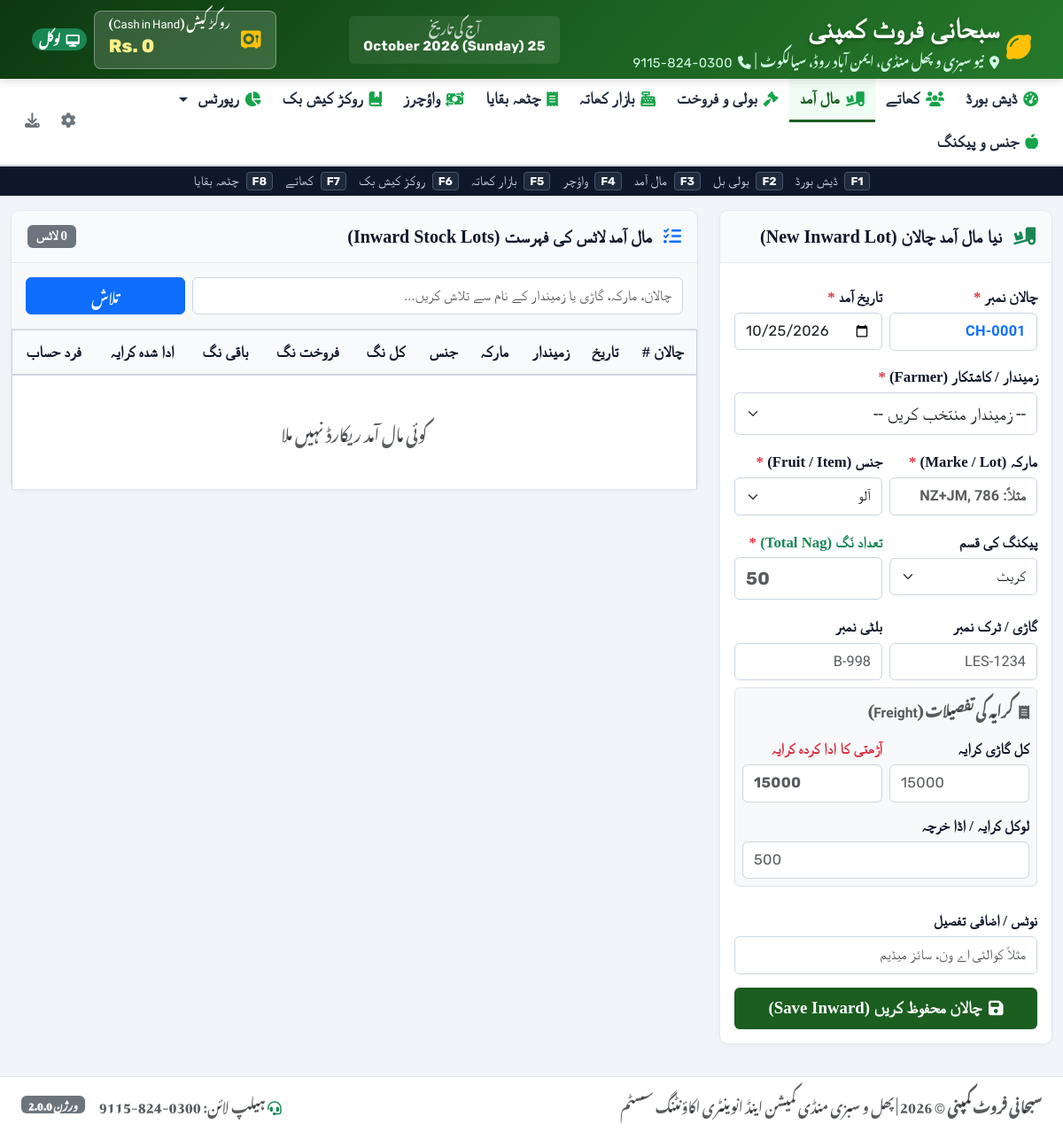
Screenshot of /maal_amad.php with the database file from the repository.
### tables this page shows
CREATE TABLE `settings` (
  `id` int(11) NOT NULL AUTO_INCREMENT,
  `shop_name` varchar(255) NOT NULL DEFAULT 'سبحانی فروٹ کمپنی',
  `shop_subheading` varchar(255) NOT NULL DEFAULT 'فروٹ کمیشن ایجنٹ',
  `mandi_name` varchar(255) NOT NULL DEFAULT 'نیو سبزی و پھل منڈی',
  `city` varchar(100) NOT NULL DEFAULT 'سیالکوٹ',
  `address` text DEFAULT NULL,
  `phone` varchar(100) NOT NULL DEFAULT '0300-824-9115',
  `phone2` varchar(100) DEFAULT NULL,
  `default_commission_rate` decimal(5,2) NOT NULL DEFAULT 6.00,
  `default_mazdoori_per_nag` decimal(10,2) NOT NULL DEFAULT 10.00,
  `default_market_fee_percent` decimal(5,2) NOT NULL DEFAULT 1.00,
  `default_munshiana_per_bill` decimal(10,2) NOT NULL DEFAULT 20.00,
  `whatsapp_country_code` varchar(10) NOT NULL DEFAULT '92',
  `created_at` timestamp NOT NULL DEFAULT current_timestamp(),
  `updated_at` timestamp NOT NULL DEFAULT current_timestamp() ON UPDATE current_timestamp(),
  PRIMARY KEY (`id`)
);

### maal_amad.php (the view, shortened to what the rows shown need)
<?php
require_once __DIR__ . '/functions.php';
require_once __DIR__ . '/includes/header.php';
?>
<div class="row g-4">
    <div class="col-12 col-xl-8">
        <div class="card-custom">
            <div class="table-responsive">
                <table class="table table-mandi table-hover align-middle">
                    <thead>
                        <tr>
                            <th>چالان #</th>
                            <th>تاریخ</th>
                            <th>زمیندار</th>
                            <th>مارکہ</th>
                            <th>جنس</th>
                            <th>کل نگ</th>
                            <th>فروخت نگ</th>
                            <th>باقی نگ</th>
                            <th>ادا شدہ کرایہ</th>
                            <th>فرد حساب</th>
                        </tr>
                    </thead>
                </table>
            </div>
        </div>
    </div>
</div>
<?php require_once __DIR__ . '/includes/footer.php'; ?>

### includes/header.php (shortened to what the rows shown need)
<?php
require_once __DIR__ . '/../functions.php';
$settings = get_settings();
?>
<!DOCTYPE html>
<html lang="ur" dir="rtl">
<head>
    <link rel="stylesheet" href="https://cdn.jsdelivr.net/npm/bootstrap@5.3.2/dist/css/bootstrap.rtl.min.css">
    <link rel="stylesheet" href="https://cdnjs.cloudflare.com/ajax/libs/font-awesome/6.5.1/css/all.min.css">
</head>
<body>
<header class="top-navbar no-print">
    <div class="container-fluid d-flex flex-wrap align-items-center justify-content-between gap-2">
        <div class="d-flex align-items-center gap-2">
            <div>
                <h1 class="shop-title"><?= htmlspecialchars($settings['shop_name']) ?></h1>
                <div class="shop-subtitle">
                    <i class="fa-solid fa-location-dot me-1"></i> <?= htmlspecialchars($settings['mandi_name']) ?>، <?= htmlspecialchars($settings['city']) ?> &nbsp;|&nbsp;
                    <i class="fa-solid fa-phone me-1"></i> <span class="rubik-digits"><?= htmlspecialchars($settings['phone']) ?></span>
                </div>
            </div>
        </div>
    </div>
</header>
<main class="container-fluid py-3 flex-grow-1">

### includes/footer.php (shortened to what the rows shown need)
</main>
<footer class="bg-white border-top py-3 mt-auto no-print">
    <div class="container-fluid d-flex flex-wrap align-items-center justify-content-between text-muted small px-4">
        <div>
            <strong><?= htmlspecialchars($settings['shop_name'] ?? APP_NAME) ?></strong> &copy; <?= date('Y') ?> |
            پھل و سبزی منڈی کمیشن اینڈ انوینٹری اکاؤنٹنگ سسٹم
        </div>
        <div class="d-flex align-items-center gap-3">
            <span><i class="fa-solid fa-headset text-success"></i> ہیلپ لائن: <?= htmlspecialchars($settings['phone']) ?></span>
            <span class="badge bg-secondary">ورژن <?= APP_VERSION ?></span>
        </div>
    </div>
</footer>
</body>
</html>

### rows the page displays
settings: shop_name "سبحانی فروٹ کمپنی", mandi_name "نیو سبزی و پھل منڈی، ایمن آباد روڈ", city "سیالکوٹ", phone "0300-824-9115"

### other values shown
format_rs($cash_stats['cash_in_hand']) "0"
count($amad_records) "0"
APP_VERSION "2.0.0"
form field item_id "آلو"
form field packing_id "کریٹ"
